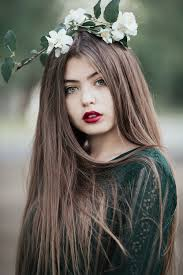
#> input picture images.jpg, 183 x 275 px, found by its file name
$ python threshold_20231228170847.py
#> lines starting #> are read from the running program, lines starting #| are printed output that depends on the picture; after the words box and inside, x2 and y2 are one past the last pixel; in counts of white or black regions, pixels touching at a corner belong together
import cv2

# Đường dẫn đến ảnh cần xử lý
image_path = "images.jpg"

# Đọc ảnh từ đường dẫn và chuyển đổi sang ảnh thang độ xám
img = cv2.imread(image_path, cv2.IMREAD_GRAYSCALE)
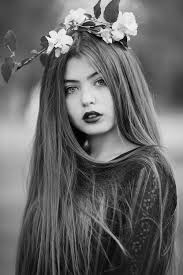
#> img: shape (275, 183); min 0, max 255, mean 102.1

# Áp dụng ngưỡng đa cấp (Adaptive Thresholding)
adaptive_threshold = cv2.adaptiveThreshold(img, 255, cv2.ADAPTIVE_THRESH_MEAN_C, cv2.THRESH_BINARY, 11, 2)
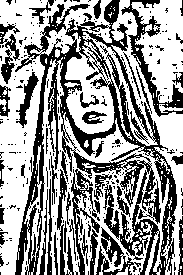
#> adaptive_threshold: shape (275, 183); 59.7% white; 275 black regions (229 under 20 px), largest, box (x1, y1, x2, y2) and area: (15, 0, 177, 275) 11814, (121, 0, 183, 117) 1340, (71, 169, 100, 275) 835

# Hiển thị ảnh gốc và ảnh đã xử lý
cv2.imshow('Original Image', img)
cv2.imshow('Adaptive Thresholding', adaptive_threshold)
cv2.waitKey(0)
cv2.destroyAllWindows()
